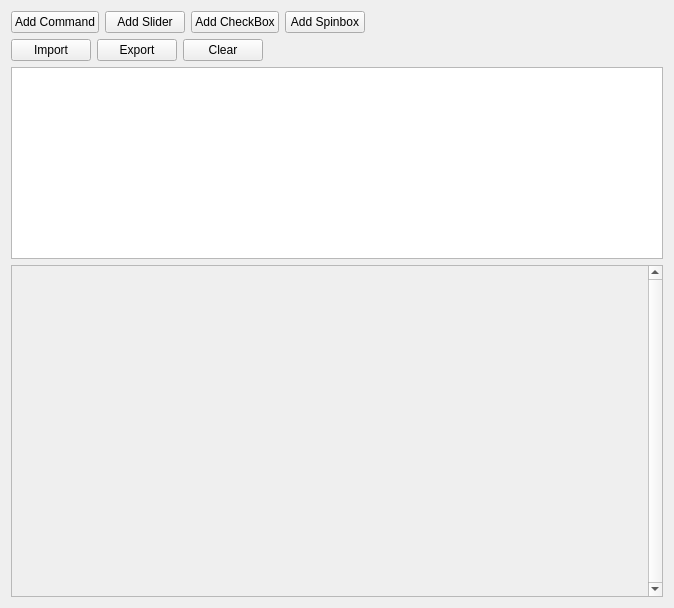
<?xml version="1.0" encoding="UTF-8"?>
<ui version="4.0">
 <class>CtrlTab</class>
 <widget class="QWidget" name="CtrlTab">
  <property name="geometry">
   <rect>
    <x>0</x>
    <y>0</y>
    <width>674</width>
    <height>608</height>
   </rect>
  </property>
  <property name="acceptDrops">
   <bool>true</bool>
  </property>
  <layout class="QVBoxLayout" name="verticalLayout">
   <item>
    <layout class="QHBoxLayout" name="horizontalLayout_add">
     <item>
      <widget class="QPushButton" name="ctrl_addCMDButton">
       <property name="text">
        <string>Add Command</string>
       </property>
      </widget>
     </item>
     <item>
      <widget class="QPushButton" name="ctrl_addSliderButton">
       <property name="text">
        <string>Add Slider</string>
       </property>
      </widget>
     </item>
     <item>
      <widget class="QPushButton" name="ctrl_addCheckBoxButton">
       <property name="text">
        <string>Add CheckBox</string>
       </property>
      </widget>
     </item>
     <item>
      <widget class="QPushButton" name="ctrl_addSpinBoxButton">
       <property name="text">
        <string>Add Spinbox</string>
       </property>
      </widget>
     </item>
     <item>
      <spacer name="horizontalSpacer_add">
       <property name="orientation">
        <enum>Qt::Horizontal</enum>
       </property>
       <property name="sizeHint" stdset="0">
        <size>
         <width>40</width>
         <height>20</height>
        </size>
       </property>
      </spacer>
     </item>
    </layout>
   </item>
   <item>
    <layout class="QHBoxLayout" name="horizontalLayout_action">
     <item>
      <widget class="QPushButton" name="ctrl_importButton">
       <property name="text">
        <string>Import</string>
       </property>
      </widget>
     </item>
     <item>
      <widget class="QPushButton" name="ctrl_exportButton">
       <property name="text">
        <string>Export</string>
       </property>
      </widget>
     </item>
     <item>
      <widget class="QPushButton" name="ctrl_clearButton">
       <property name="text">
        <string>Clear</string>
       </property>
      </widget>
     </item>
     <item>
      <spacer name="horizontalSpacer_action">
       <property name="orientation">
        <enum>Qt::Horizontal</enum>
       </property>
       <property name="sizeHint" stdset="0">
        <size>
         <width>40</width>
         <height>20</height>
        </size>
       </property>
      </spacer>
     </item>
    </layout>
   </item>
   <item>
    <widget class="QPlainTextEdit" name="ctrl_dataEdit"/>
   </item>
   <item>
    <widget class="QScrollArea" name="ctrl_itemArea">
     <property name="sizePolicy">
      <sizepolicy hsizetype="Preferred" vsizetype="Expanding">
       <horstretch>0</horstretch>
       <verstretch>1</verstretch>
      </sizepolicy>
     </property>
     <property name="verticalScrollBarPolicy">
      <enum>Qt::ScrollBarAlwaysOn</enum>
     </property>
     <property name="widgetResizable">
      <bool>true</bool>
     </property>
     <widget class="QWidget" name="ctrl_itemContents">
      <property name="geometry">
       <rect>
        <x>0</x>
        <y>0</y>
        <width>637</width>
        <height>358</height>
       </rect>
      </property>
      <layout class="QVBoxLayout" name="verticalLayout_2">
       <item>
        <spacer name="verticalSpacer_2">
         <property name="orientation">
          <enum>Qt::Vertical</enum>
         </property>
         <property name="sizeHint" stdset="0">
          <size>
           <width>20</width>
           <height>463</height>
          </size>
         </property>
        </spacer>
       </item>
      </layout>
     </widget>
    </widget>
   </item>
  </layout>
 </widget>
 <resources/>
 <connections/>
</ui>
